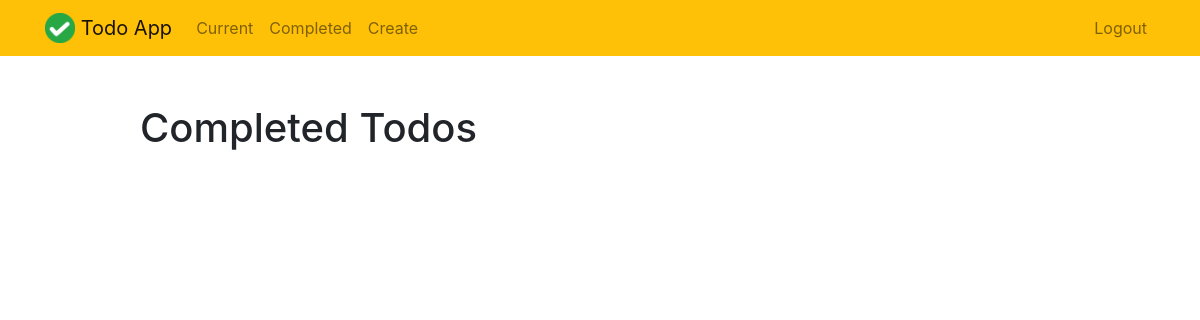
/completed/ (signed in), run on an earlier commit of the app's database.
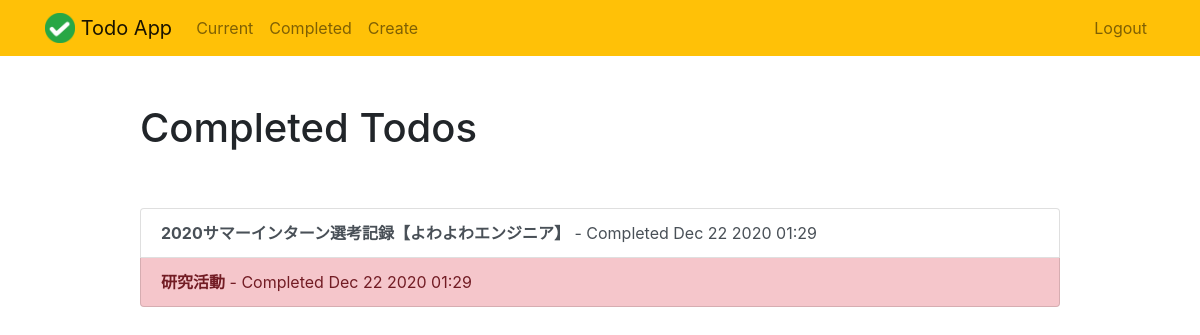
And on a later commit of the database.
### todo/models.py (models this page shows, shortened)
class Todo(models.Model):
    title = models.CharField(max_length=100)
    memo = models.TextField(blank=True)
    created = models.DateTimeField(auto_now_add=True)
    datecompleted = models.DateTimeField(null=True, blank=True)
    important = models.BooleanField(default=False)
    user = models.ForeignKey(User, on_delete=models.CASCADE)

### todo/views.py (the view)
# urls.py: path('completed/', views.completedtodos, name='completedtodos'),
@login_required
def completedtodos(request):
    todos = Todo.objects.filter(user=request.user, datecompleted__isnull=False).order_by('-datecompleted')
    return render(request, 'todo/completedtodos.html', {'todos':todos})

### todo/templates/todo/completedtodos.html
{% extends "todo/base.html" %}
{% block content %}
    <div class="row justify-content-center mt-5">
        <div class="col-md-10">
            <h1>Completed Todos</h1>
        </div>
    </div>
    <div class="row justify-content-center mt-5">
        <div class="col-md-10">
            <div class="list-group">
                {% for todo in todos %}
                    <a href="{% url 'viewtodo' todo.id %}" class="list-group-item list-group-item-action{% if todo.important %} list-group-item-danger{% endif %}"><b>{{ todo.title }}</b> - Completed {{ todo.datecompleted|date:'M j Y H:i' }}</a>
                {% endfor %}
            </div>
        </div>
    </div>
{% endblock %}

What changed in the data, as far as the page shows it:
now on this page (row edited): Todo: title "2020サマーインターン選考記録【よわよわエンジニア】", datecompleted "Dec 22 2020 01:29", important False (drawn)
now on this page (row edited): Todo: title "研究活動", datecompleted "Dec 22 2020 01:29", important True (drawn)
